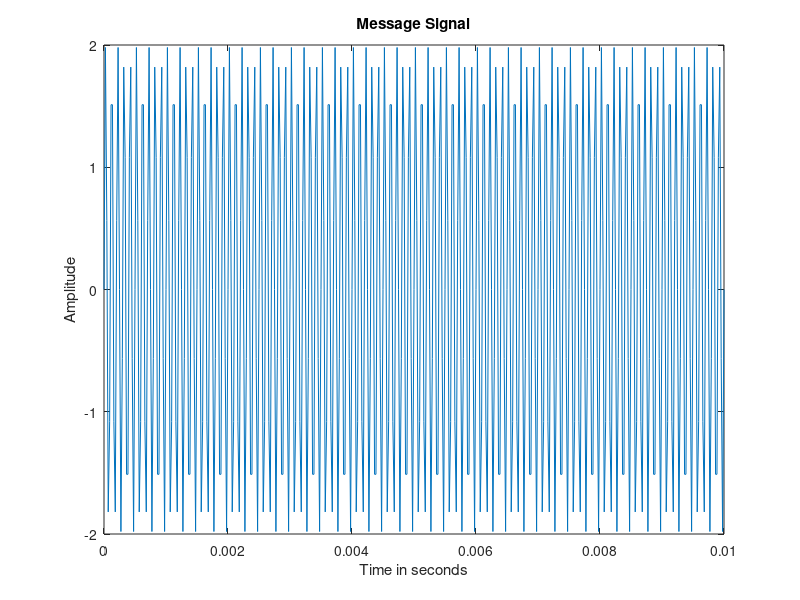
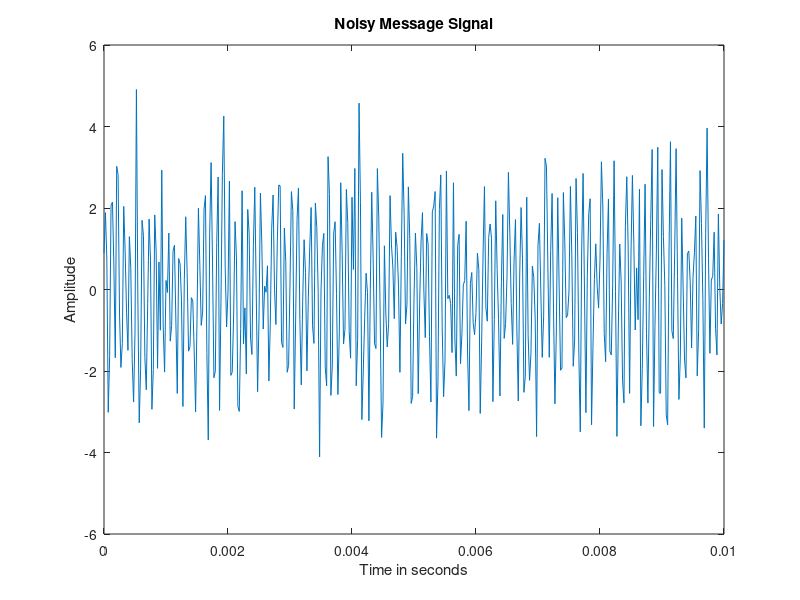
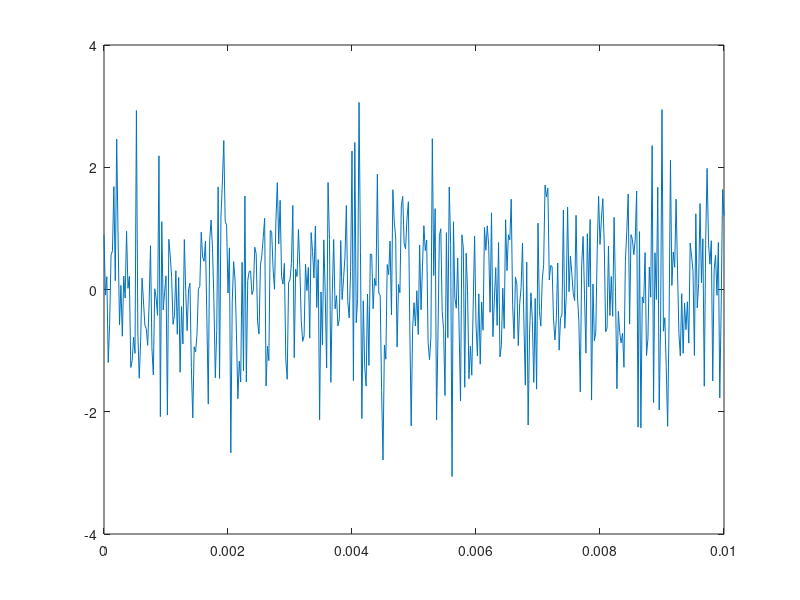
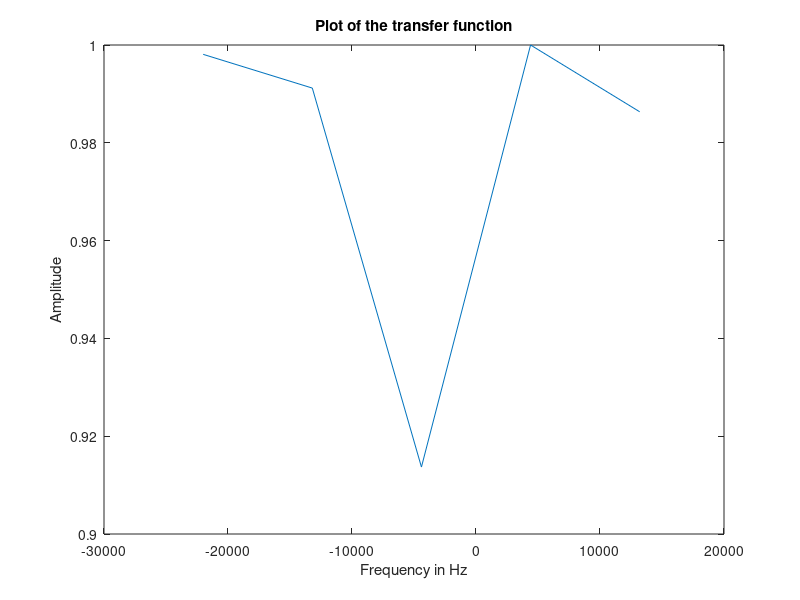

Here is the MATLAB script that generated these plots, in order:
clc;
clear all;
A = 2;
fm = 10000;
Fs = 44000;
t = 0:1/Fs:0.01;
message_signal = A*sin(2*pi*fm*t);
noise = wgn(1, length(t), 0);
input_signal = message_signal + noise;
figure(1)
plot(t, message_signal);
title("Message Signal");
xlabel("Time in seconds");
ylabel("Amplitude");
figure(2)
plot(t, input_signal);
title("Noisy Message Signal");
xlabel("Time in seconds");
ylabel("Amplitude");
figure(3)
plot(t,noise);
p = 5;
N = length(t);
w = ones(1,p).*0.0001;
message_in = [];
for j = 1:N-p+1
    for i = 1:p
        message_in(j, i) = message_signal(j+i-1);
    end
end
j = 2;
y = zeros(p);
epsilon = 10;
while epsilon > 1e-3
    y = filter(w, 1, message_in((j-1), :));
    error_signal = y - message_in(j, :);
    w_ = w + 1e-4*error_signal(p)*message_in(j, :);
    epsilon = (abs(norm(w_ - w)))^2/norm(w)^2;
    w = w_;
    j = j+1;
end
sys_ = filt(w, 1)
[H, om] = freqz(w, 1, 'whole', length(t));
H_ = (abs(H)).^2;
f_scale = (-length(om)/2:1:length(om)/2-1)*Fs/(length(om));
figure
plot(f_scale, abs(fftshift(H_))/abs(max(H_)));
title("Plot of the transfer function");
xlabel("Frequency in Hz");
ylabel("Amplitude");
% H_fft = fftshift(fft(H_));
% figure
% plot(f_scale, abs(H_fft)));